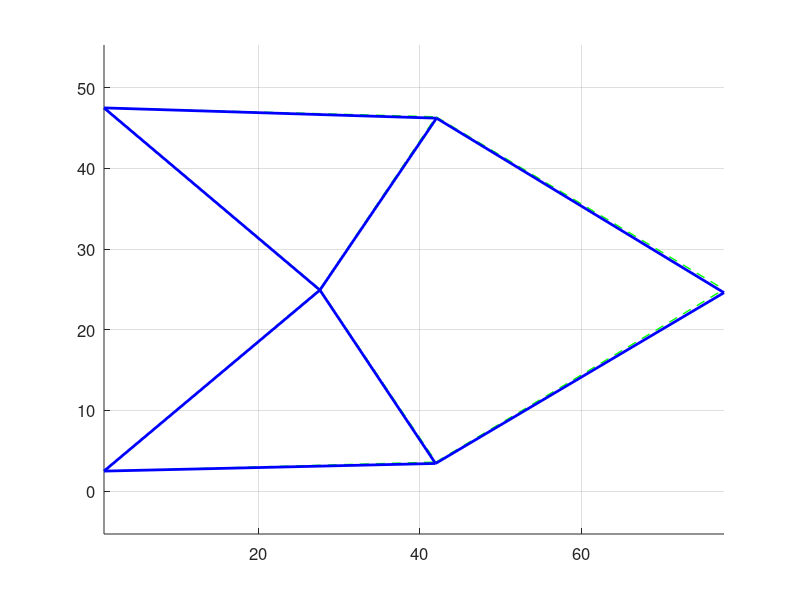
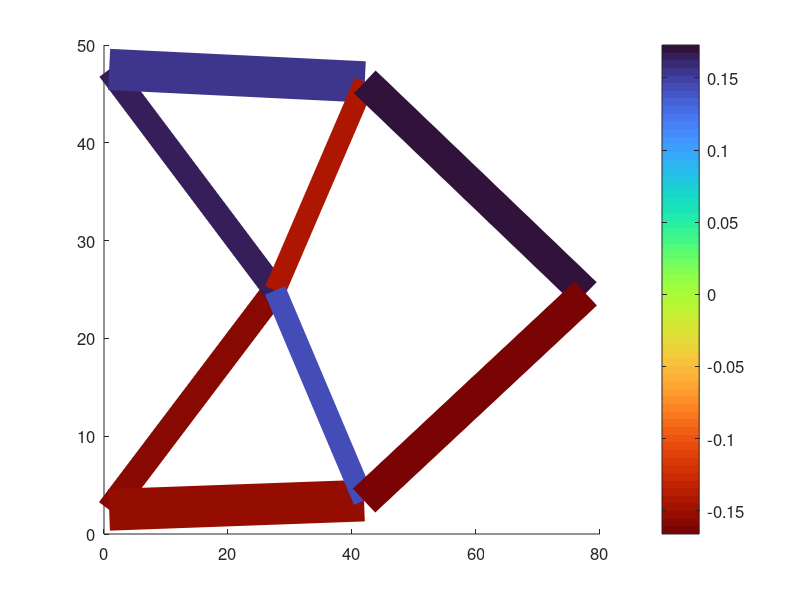

These charts were generated, in order, by the following MATLAB code: (Note: this script raises an error after producing the figures.)
clc
clear
close all

%% PRE-PROCESSING
% geometry
nodeCoordinates = [
    8.34e-01    2.47e00
    8.34e-01    4.75e01
    2.76e01     2.50e01
    4.20e01     4.64e01
    4.20e01     3.59e00
    7.77e01     2.50e01
    ];
elementNodes =[
    1   3
    1   5
    2   3
    2   4
    3   4
    3   5
    4   6
    5   6
    ];
nCoord = size(nodeCoordinates, 1);
nElement = size(elementNodes, 1);
nDof = 2;

% boundary condition
% constraint
supports = zeros(nCoord, nDof);
supports(1 : 2, 1 : 2) = 1;

% load
forces = zeros(nCoord, nDof);
forces = [
    0   0
    0	0
    0	0
    0	0
    0	0
    0	-1
    ];

% material
E = 1e2;

% crossSect = 5 * ones(6, 1)
crossSect = [
    % 3.5
    % 7
    % 3.5
    % 7
    % 2.5
    % 3
    % 5
    % 5
    4.5711
    7.4394
    4.3578
    7.3643
    3.8569
    3.9131
    5.6240
    5.8502
    ];

A = zeros(nElement, 1);
A(1) = crossSect(1);
A(2) = crossSect(2);
A(3) = crossSect(3);
A(4) = crossSect(4);
A(5) = crossSect(5);
A(6) = crossSect(6);
A(7) = crossSect(7);
A(8) = crossSect(8);

%% SOLVER

% length of each element
L = zeros(nElement, 1);
for i = 1 : nElement
    xx = nodeCoordinates(elementNodes(i, 2), 1) - nodeCoordinates(elementNodes(i, 1), 1);
    yy = nodeCoordinates(elementNodes(i, 2), 2) - nodeCoordinates(elementNodes(i, 1), 2);
    L(i) = sqrt(xx^2 + yy^2);
end

% cosine
cosine = zeros(nElement, 2);
for i = 1 : nElement
    xx = nodeCoordinates(elementNodes(i, 2), 1) - nodeCoordinates(elementNodes(i, 1), 1);
    yy = nodeCoordinates(elementNodes(i, 2), 2) - nodeCoordinates(elementNodes(i, 1), 2);
    cosine(i, 1) = xx / L(i);
    cosine(i, 2) = yy / L(i);
end

% stiffness matrix
K = zeros(nCoord * nDof);
for i = 1 : nElement
    KE = E * A(i) / L(i) * [
        cosine(i, 1)^2, cosine(i, 1) * cosine(i, 2), -cosine(i, 1)^2, -cosine(i, 1) * cosine(i, 2);
        cosine(i, 1) * cosine(i, 2), cosine(i, 2)^2, -cosine(i, 1) * cosine(i, 2), -cosine(i, 2)^2;
        -cosine(i, 1)^2, -cosine(i, 1) * cosine(i, 2), cosine(i, 1)^2, cosine(i, 1) * cosine(i, 2);
        -cosine(i, 1) * cosine(i, 2), -cosine(i, 2)^2, cosine(i, 1) * cosine(i, 2), cosine(i, 2)^2;
        ];
    elementDof = [
        2 * elementNodes(i, 1) - 1
        2 * elementNodes(i, 1)
        2 * elementNodes(i, 2) - 1
        2 * elementNodes(i, 2)
        ];
    K(elementDof, elementDof) = K(elementDof, elementDof) + KE;
end

% update the stiffness matrix
penalty = 1e10;
for i = 1 : nCoord
    if supports(i, 1) == 1
        K(2 * i - 1, 2 * i - 1) = K(2 * i - 1, 2 * i - 1) + penalty;
    end
    if supports(i, 2) == 1
        K(2 * i, 2 * i) = K(2 * i, 2 * i) + penalty;
    end
end

% displacement
load = reshape(forces', nCoord * nDof, 1);
U = K \ load;

U = reshape(U, nDof, nCoord)';

% stress
stress = zeros(nElement, 1);
for i = 1 : nElement
    xx = U(elementNodes(i, 2), 1) - U(elementNodes(i, 1), 1);
    yy = U(elementNodes(i, 2), 2) - U(elementNodes(i, 1), 2);
    stress(i) = E / L(i) * (cosine(i, 1) * xx + cosine(i, 2) * yy);
end

%% POST-PROCESSING

set(0, 'DefaultAxesFontSize', 12);
set(0, 'DefaultTextFontSize', 12);

% Plot the structure with original and deformed shapes
figure(1);
hold on;

% Original structure
for i = 1 : size(elementNodes, 1)
    node1 = elementNodes(i, 1);
    node2 = elementNodes(i, 2);
    x = [nodeCoordinates(node1, 1), nodeCoordinates(node2, 1)];
    y = [nodeCoordinates(node1, 2), nodeCoordinates(node2, 2)];
    plot(x, y, '--g', 'LineWidth', 1); % Original shape in dashed green
end

% Deformed structure
scale = 1; % Scale for deformation
nU = nodeCoordinates + scale * U;
for i = 1 : size(elementNodes, 1)
    node1 = elementNodes(i, 1);
    node2 = elementNodes(i, 2);
    x = [nU(node1, 1), nU(node2, 1)];
    y = [nU(node1, 2), nU(node2, 2)];
    plot(x, y, 'b-', 'LineWidth', 2); % Deformed shape in blue
end

% set(gcf, 'Units', 'inches', 'Position', [1, 1, 12, 3]);

% xlim([-65, 65]);
% ylim([-5, 25]);

grid on;
axis equal;
hold off;

% Plot the structure with section areas
figure(2);
hold on;

% Get stress range
minStress = min(stress);
maxStress = max(stress);

% Generate stress color map
% stressColors = colormap(jet); % Default colormap
stressColors = flipud(turbo);
colormap(stressColors);
caxis([minStress, maxStress]); % Set color axis limits

for i = 1 : size(elementNodes, 1)
    node1 = elementNodes(i, 1);
    node2 = elementNodes(i, 2);
    x = [nU(node1, 1), nU(node2, 1)];
    y = [nU(node1, 2), nU(node2, 2)];
    colorIndex = round((stress(i) - minStress) / (maxStress - minStress) * (size(stressColors, 1) - 1)) + 1;
    % Line thickness proportional to area
    plot(x, y, 'Color', stressColors(colorIndex, :), 'LineWidth', 30 * A(i) / max(A));
end

c = colorbar;
c.Label.String = 'Stress (GPa)';
c.Label.FontSize = 12;

% set(gcf, 'Units', 'inches', 'Position', [1, 1, 12, 3]);

% xlim([-65, 65]);
% ylim([-5, 25]);

% grid on;
axis equal;
hold off;